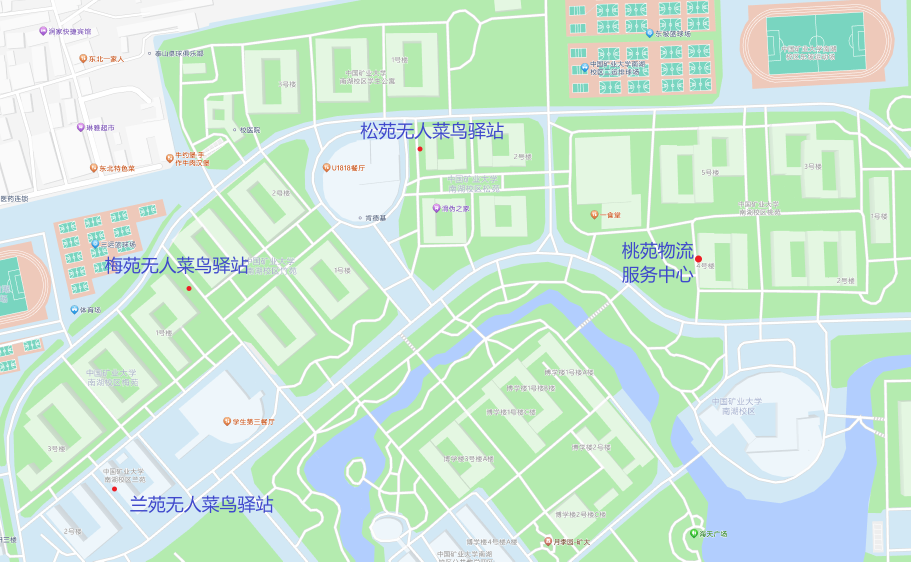
#> input picture data/maps/cumtlive_logistics_locations_reddots.png, 1821 x 1123 px, found by its file name (shown at 1/2 size)
$ python fit_image_georef.py
#> lines starting #> are read from the running program, lines starting #| are printed output that depends on the picture; after the words box and inside, x2 and y2 are one past the last pixel; in counts of white or black regions, pixels touching at a corner belong together
# -*- coding: utf-8 -*-
"""把手册原图（1821x1123 网页地图截图）配准到 WGS84。

拿 OSM 的主干/次干/支路去匹配图中的白色道路像素。三条约束防跑飞：
  1) 比例尺限定在 1.8e-5 ~ 2.4e-5 度/像素（由校区 1.76 km 南北跨度必须装进 1123 px 推出）
  2) 只膨胀 1 像素，评分 = 命中率 - 掩膜密度（随机摆放得 0 分）
  3) 只用车行道路，不用人行小径（图上人行道不是白色，会拖低命中率）
"""
import json
import math

import numpy as np
from PIL import Image

IMG = r'D:\java大作业\data\maps\cumtlive_logistics_locations_reddots.png'
GEO = r'D:\java大作业\data\geo\cumt_nanhu_campus.geojson'
OUT = r'D:\java大作业\.probe\georef.json'

LON_PER_LAT = 110574.0 / (111320.0 * math.cos(math.radians(34.21)))
MAJOR = {'trunk', 'trunk_link', 'primary', 'primary_link', 'secondary', 'secondary_link',
         'tertiary', 'tertiary_link'}
MINOR = {'unclassified', 'residential', 'service', 'living_street', 'road'}

im = Image.open(IMG).convert('RGB')
#> im is the input picture: PIL image 1821x1123 RGB; mean R, G, B 204.2, 232.5, 213.2
W, H = im.size
#> W = 1821; H = 1123
arr = np.asarray(im).astype(np.int16)
R, G, B = arr[:, :, 0], arr[:, :, 1], arr[:, :, 2]
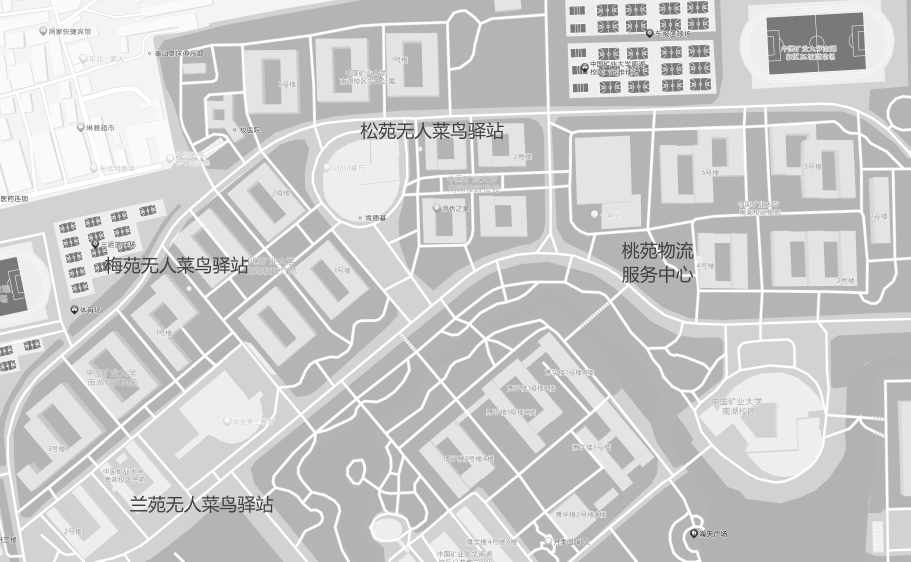
#> R: shape (1123, 1821) int16 (shown at 1/2 size); min 34, max 255, mean 204.2
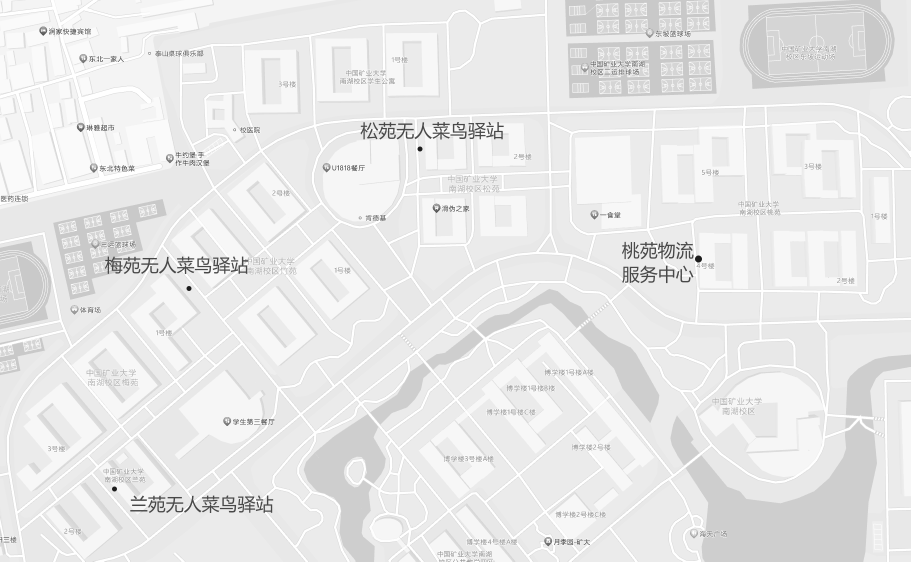
#> G: shape (1123, 1821) int16 (shown at 1/2 size); min 28, max 255, mean 232.5
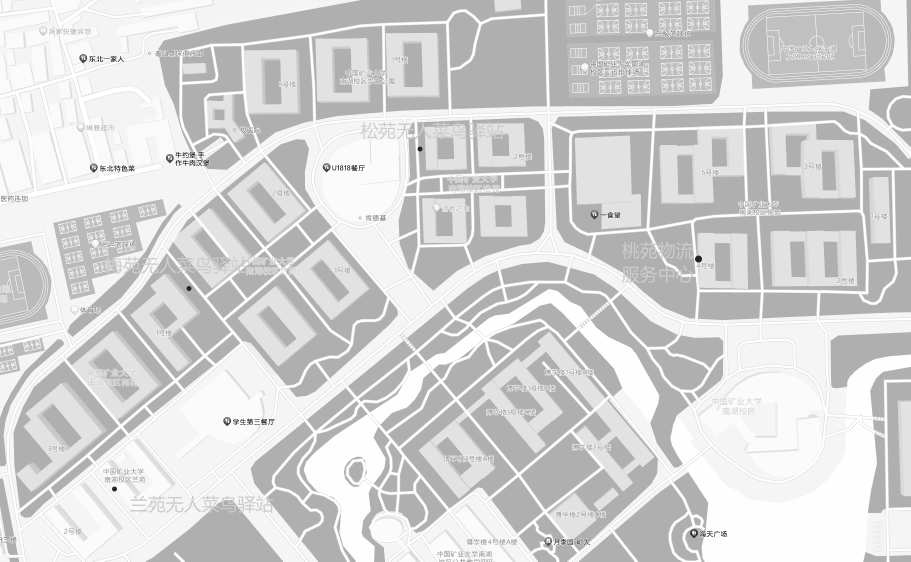
#> B: shape (1123, 1821) int16 (shown at 1/2 size); min 36, max 255, mean 213.2
road = (R >= 244) & (G >= 244) & (B >= 244)
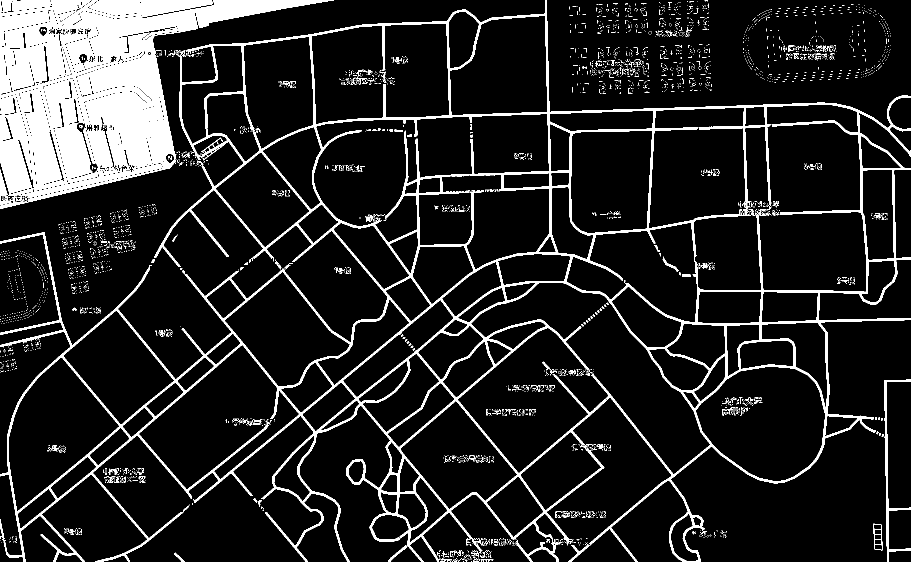
#> road: shape (1123, 1821) bool (shown at 1/2 size); 12.7% white; 4327 white regions (4233 under 20 px), largest, box (x1, y1, x2, y2) and area: (0, 0, 1821, 1123) 121457, (0, 0, 668, 418) 101127, (0, 21, 142, 189) 13269


def dilate(m, r=1):
#> called with r = 1
    out = m.copy()
    for dy in range(-r, r + 1):
        for dx in range(-r, r + 1):
            if dx or dy:
                out |= np.roll(np.roll(m, dy, axis=0), dx, axis=1)
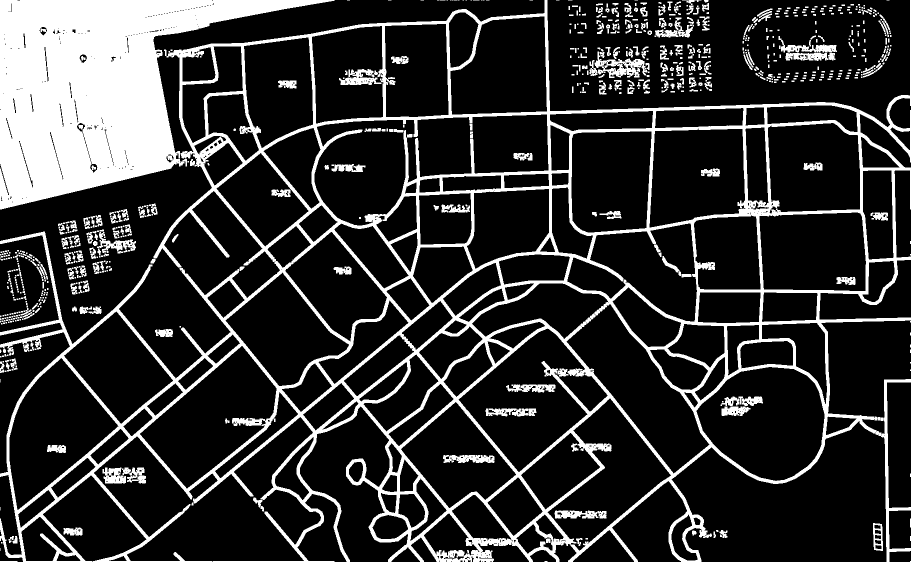
#> out: shape (1123, 1821) bool (shown at 1/2 size); 19.4% white; 842 white regions (425 under 20 px), largest, box (x1, y1, x2, y2) and area: (0, 0, 1821, 1123) 212210, (0, 0, 669, 419) 135077, (1189, 103, 1295, 156) 2316
    return out


road_d = dilate(road, 1)
DENS = float(road_d.mean())
#> DENS = 0.194
print('road px %d (%.1f%%) dilated %.1f%%' % (road.sum(), 100 * road.mean(), 100 * DENS))
#| road px 260085 (12.7%) dilated 19.4%

#> (the run stopped early here; a loop or call above may not have finished)
